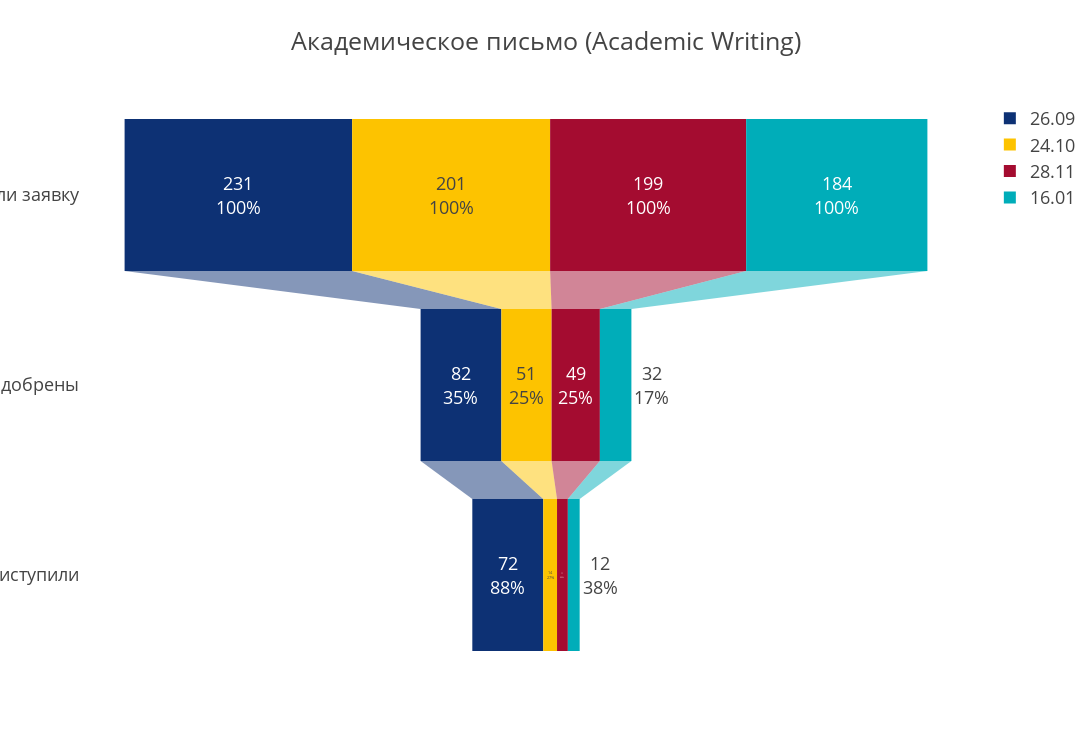
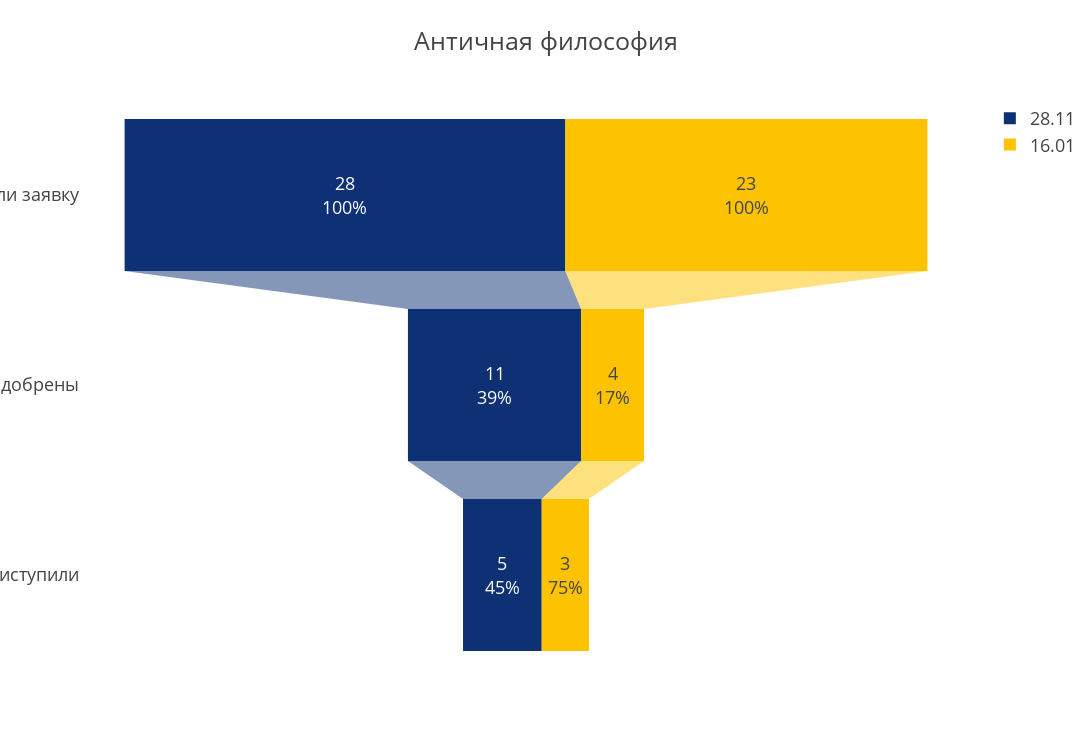
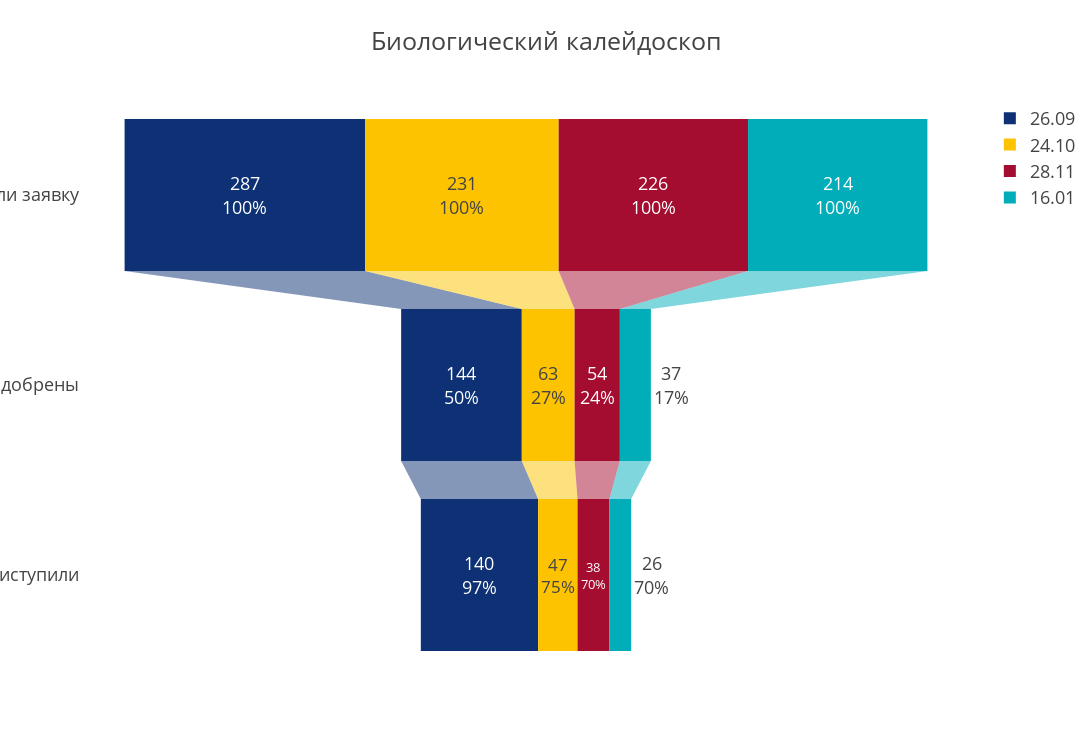
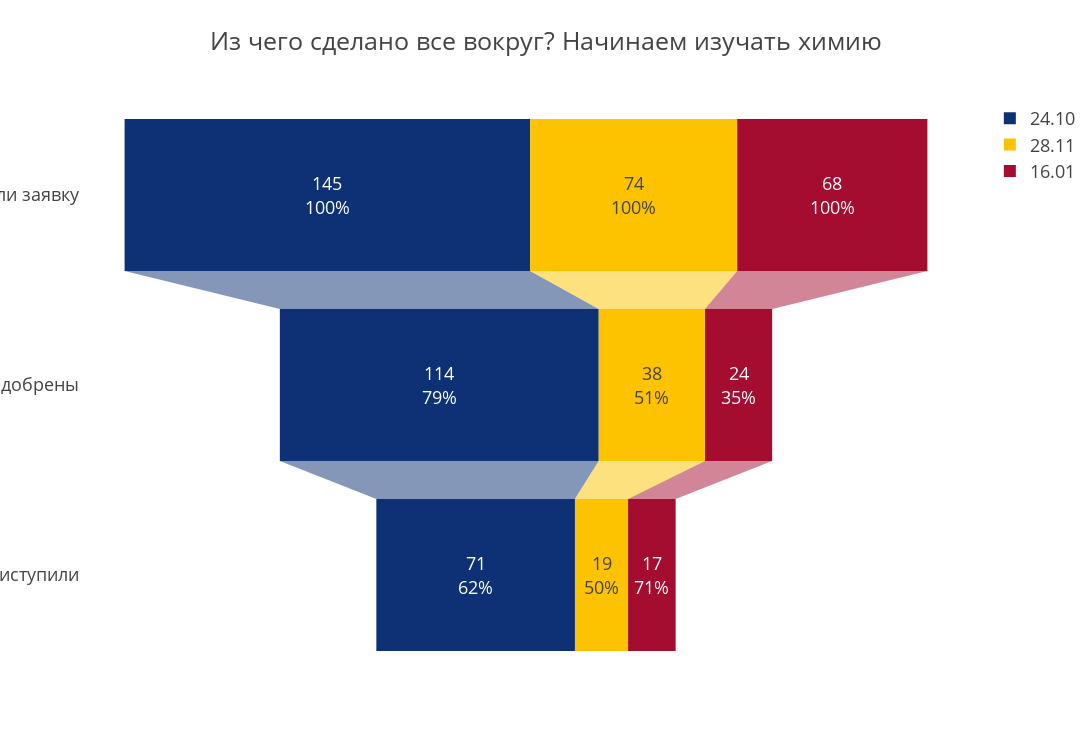

Notebook code for these charts, in order:
### Code cell
course_name = 'Математика для начинающих'

for course in course_info_fin.course_name.unique():
    data = course_info_fin[course_info_fin.course_name == course]

    fig = go.Figure()
    for group in data.group_name.unique():    
        make_funnel_group(data[data.group_name == group], fig, group)
    fig.update_layout(title=course, width = 1200, height = 750, font={'size':18})
    fig.show()

### Figure 1 — Plotly figure (JSON) as saved in the notebook; plotly's stock layout.template omitted (floating-point values rounded to 4 significant figures)
{"data": [{"name": "26.09", "orientation": "h", "textinfo": "value+percent previous", "type": "funnel", "x": [231, 82, 72], "y": ["Подали заявку", "Одобрены", "Приступили"]}, {"name": "24.10", "orientation": "h", "textinfo": "value+percent previous", "type": "funnel", "x": [201, 51, 14], "y": ["Подали заявку", "Одобрены", "Приступили"]}, {"name": "28.11", "orientation": "h", "textinfo": "value+percent previous", "type": "funnel", "x": [199, 49, 11], "y": ["Подали заявку", "Одобрены", "Приступили"]}, {"name": "16.01", "orientation": "h", "textinfo": "value+percent previous", "type": "funnel", "x": [184, 32, 12], "y": ["Подали заявку", "Одобрены", "Приступили"]}], "layout": {"font": {"size": 18}, "height": 750, "title": {"text": "Академическое письмо (Academic Writing)"}, "width": 1200}}

### Figure 2 — Plotly figure (JSON) as saved in the notebook; plotly's stock layout.template omitted (floating-point values rounded to 4 significant figures)
{"data": [{"name": "28.11", "orientation": "h", "textinfo": "value+percent previous", "type": "funnel", "x": [28, 11, 5], "y": ["Подали заявку", "Одобрены", "Приступили"]}, {"name": "16.01", "orientation": "h", "textinfo": "value+percent previous", "type": "funnel", "x": [23, 4, 3], "y": ["Подали заявку", "Одобрены", "Приступили"]}], "layout": {"font": {"size": 18}, "height": 750, "title": {"text": "Античная философия"}, "width": 1200}}

### Figure 3 — Plotly figure (JSON) as saved in the notebook; plotly's stock layout.template omitted (floating-point values rounded to 4 significant figures)
{"data": [{"name": "26.09", "orientation": "h", "textinfo": "value+percent previous", "type": "funnel", "x": [287, 144, 140], "y": ["Подали заявку", "Одобрены", "Приступили"]}, {"name": "24.10", "orientation": "h", "textinfo": "value+percent previous", "type": "funnel", "x": [231, 63, 47], "y": ["Подали заявку", "Одобрены", "Приступили"]}, {"name": "28.11", "orientation": "h", "textinfo": "value+percent previous", "type": "funnel", "x": [226, 54, 38], "y": ["Подали заявку", "Одобрены", "Приступили"]}, {"name": "16.01", "orientation": "h", "textinfo": "value+percent previous", "type": "funnel", "x": [214, 37, 26], "y": ["Подали заявку", "Одобрены", "Приступили"]}], "layout": {"font": {"size": 18}, "height": 750, "title": {"text": "Биологический калейдоскоп"}, "width": 1200}}

### Figure 4 — Plotly figure (JSON) as saved in the notebook; plotly's stock layout.template omitted (floating-point values rounded to 4 significant figures)
{"data": [{"name": "24.10", "orientation": "h", "textinfo": "value+percent previous", "type": "funnel", "x": [145, 114, 71], "y": ["Подали заявку", "Одобрены", "Приступили"]}, {"name": "28.11", "orientation": "h", "textinfo": "value+percent previous", "type": "funnel", "x": [74, 38, 19], "y": ["Подали заявку", "Одобрены", "Приступили"]}, {"name": "16.01", "orientation": "h", "textinfo": "value+percent previous", "type": "funnel", "x": [68, 24, 17], "y": ["Подали заявку", "Одобрены", "Приступили"]}], "layout": {"font": {"size": 18}, "height": 750, "title": {"text": "Из чего сделано все вокруг? Начинаем изучать химию"}, "width": 1200}}
